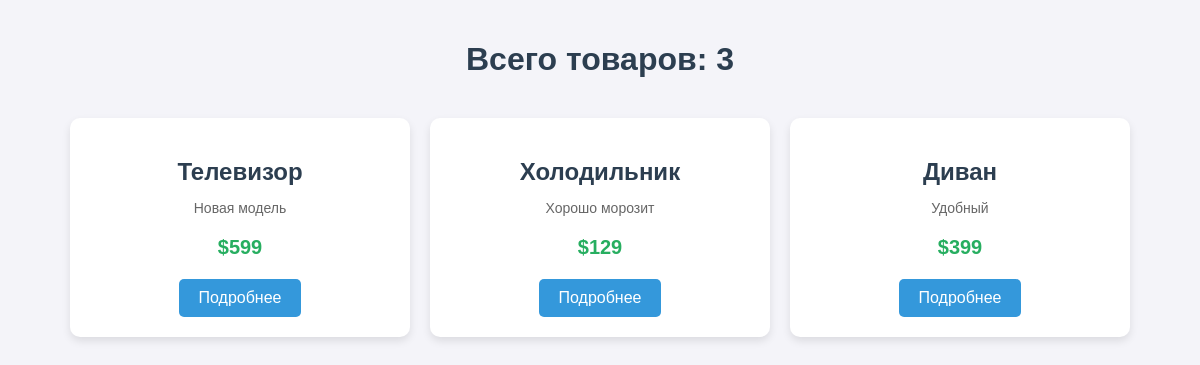
Page /items/ on the earlier database version.
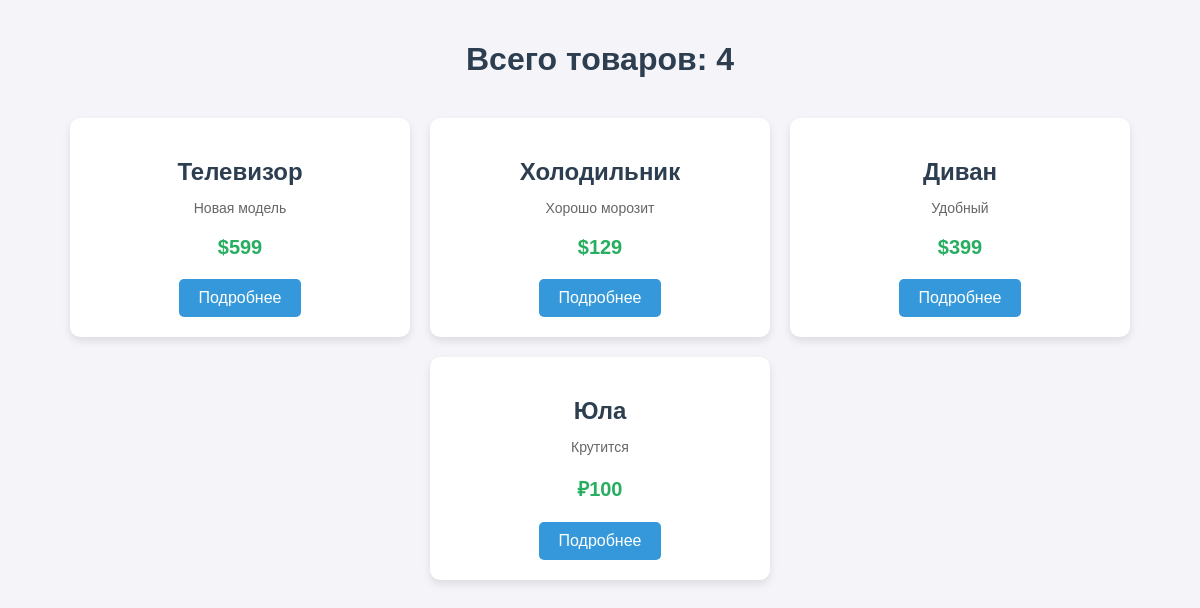
Same page on the later database version.
### items/models.py (models this page shows, shortened)
class Item(models.Model):
    CURRENCY_CHOISE = [
        ('usd', 'USD'),
        ('rub', 'RUB')
    ]
    name = models.CharField(max_length=100)
    description = models.CharField(max_length=100)
    price = models.IntegerField()
    currency = models.CharField(max_length=3, choices=CURRENCY_CHOISE, default='usd')

### items/views.py (the view)
# urls.py: path('items/', views.items_get, name='items_list'),
def items_get(request):
    items = Item.objects.all()
    return render(request, 'items_list.html', {
        'items': items,
    })

### items/templates/items_list.html (shortened to what this page needs)
{% load static %}
<html lang="en">
<head>
    <link rel="stylesheet" type="text/css" href="{% static 'items/css/new_style.css' %}">
</head>
<body>
    <div class="container">
        <h1>Всего товаров: {{items|length}}</h1>
        <div class="items-list">
             {% for item in items %}
            <div class="item-card">
                <h2 class="item-name">{{ item.name }}</h2>
                <p class="item-description">{{ item.description }}</p>
                <p class="item-price">
                    {% if item.currency == "usd" %}
                        ${{ item.price }}
                    {% elif item.currency == "rub" %}
                        ₽{{ item.price }}
                    {% else %}
                        {{ item.price }} {{ item.currency|upper }}
                    {% endif %}
                </p>
                <button class="buy-button" onclick="location.href='/items/{{item.id}}/'">Подробнее</button>
            </div>
            {% endfor %}
        </div>
    </div>
</body>
</html>

Differences in the rows shown:
added Item: name "Юла", description "Крутится", price "100"
Other differences:
{{ items|length }}: "3" → "4"
